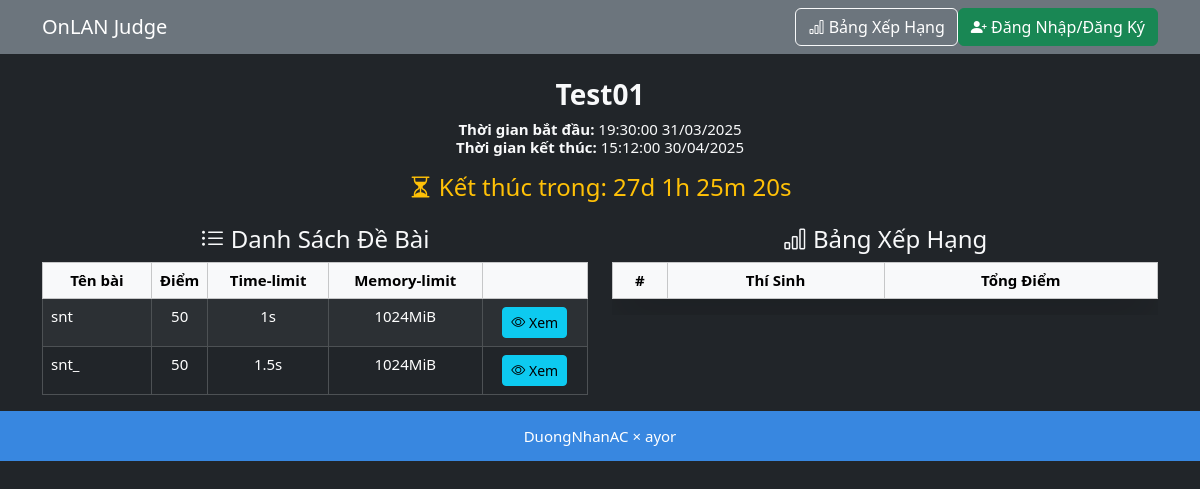
The page / on the database its author committed.
### tables this page shows
CREATE TABLE IF NOT EXISTS `contest_settings` (
  `id` int(11) NOT NULL AUTO_INCREMENT,
  `title` varchar(255) NOT NULL,
  `start_time` datetime NOT NULL,
  `end_time` datetime NOT NULL,
  `submission_path` varchar(255) NOT NULL,
  `allow_registration` tinyint(1) DEFAULT 1,
  PRIMARY KEY (`id`)
);

CREATE TABLE IF NOT EXISTS `problems` (
  `id` int(11) NOT NULL AUTO_INCREMENT,
  `name` varchar(255) NOT NULL,
  `total_score` int(11) NOT NULL,
  `time_limit` float NOT NULL,
  `memory_limit` int(11) NOT NULL,
  `description` longtext NOT NULL,
  `order_id` int(11) DEFAULT -1,
  `submissions_limit` int(11) DEFAULT -1,
  PRIMARY KEY (`id`),
  UNIQUE KEY `name` (`name`)
);

### index.php (the view, shortened to what this page needs)
<?php
require 'config.php';
$contest = $pdo->query("SELECT * FROM contest_settings WHERE id = 1")->fetch(PDO::FETCH_ASSOC);
$startTime = strtotime($contest['start_time']);
$endTime = strtotime($contest['end_time']);
$now = time();
$problems = $pdo->query("SELECT * FROM problems WHERE order_id >= 1 ORDER BY order_id ASC")->fetchAll(PDO::FETCH_ASSOC);
?>
<!DOCTYPE html>
<html lang="vi">
<head>
	<link rel="stylesheet" href="assets/css/bootstrap.min.css">
	<link rel="stylesheet" href="assets/css/bootstrap-icons.css">
	<link href="assets/css/prism.css" rel="stylesheet">
	<link rel="stylesheet" href="assets/css/styles.css">
	<link rel="stylesheet" href="assets/css/katex.min.css">
</head>
<body class="bg-dark text-light">
	    <nav class="navbar navbar-expand-lg navbar-dark bg-secondary">
		<div class="container">
			<a class="navbar-brand" href="index.php">OnLAN Judge</a>
			<div class="collapse navbar-collapse justify-content-end" id="navbarNav">
				<a href="ranking.php" class="btn btn-outline-light">
					<i class="bi bi-bar-chart"></i> Bảng Xếp Hạng
				</a>
				<?php if (isset($_SESSION['user_id'])): ?>
					<a href="submissions.php" class="btn btn-outline-light">
						<i class="bi bi-clock-history"></i> Lịch Sử Nộp Bài
					</a>
					<div class="dropdown">
						<button class="btn btn-outline-light dropdown-toggle" type="button" id="userDropdown" data-bs-toggle="dropdown">
							<i class="bi bi-person-circle"></i>
						</button>
						<ul class="dropdown-menu dropdown-menu-end">
							<li><span class="dropdown-item-text" style='color:white;'>Xin chào, <strong><?= htmlspecialchars($_SESSION['username']) ?></strong></span></li>
							<li><hr class="dropdown-divider"></li>
							<?php if ($_SESSION['role'] === 'admin'): ?>
								<li>
									<a href="problems.php" class="dropdown-item">
										<i class="bi bi-journal-text"></i> Danh Sách Đề Bài
									</a>
								</li>
								<li>
									<a href="admin_dashboard.php" class="dropdown-item">
										<i class="bi bi-speedometer2"></i> Bảng Điều Khiển
									</a>
								</li>
							<?php endif; ?>
							<li>
								<a href="edit_profile.php" class="dropdown-item">
									<i class="bi bi-pencil-square"></i> Chỉnh Sửa Thông Tin
								</a>
							</li>
							<li>
								<a href="change_password.php" class="dropdown-item">
									<i class="bi bi-key"></i> Đổi Mật Khẩu
								</a>
							</li>
							<li><hr class="dropdown-divider"></li>
							<li>
								<a href="?logout" class="dropdown-item text-danger">
									<i class="bi bi-box-arrow-right"></i> Đăng Xuất
								</a>
							</li>
						</ul>
					</div>
				<?php else: ?>
					<a href="auth.php" class="btn btn-success">
						<i class="bi bi-person-plus-fill"></i> Đăng Nhập/Đăng Ký
					</a>
				<?php endif; ?>
			</div>
		</div>
	</nav>
    <div class="container my-4 text-center">
        <h3><?= htmlspecialchars($contest['title']) ?></h3>
        <p>
            <strong>Thời gian bắt đầu:</strong> <?= date("H:i:s d/m/Y", $startTime) ?><br>
            <strong>Thời gian kết thúc:</strong> <?= date("H:i:s d/m/Y", $endTime) ?>
        </p>
		<h4 id="countdown" class="text-warning" data-start-time="<?= $startTime ?>" data-end-time="<?= $endTime ?>"></h4>
    </div>
    <div class="container">
        <div class="row">
            <?php if ($now >= $startTime && $now < $endTime): ?>
                <div class="col-md-6">
                    <h4 class="text-center"><i class="bi bi-list-ul"></i> Danh Sách Đề Bài</h4>
                    <table class="table table-bordered table-dark table-striped table-hover">
                        <thead class="table-light text-dark text-center">
                            <tr>
								<th style="width: 20%;">Tên bài</th>
								<th style="width: 5%;">Điểm</th>
								<th style="min-width: 20%;">Time-limit</th>
								<th style="min-width: 20%;">Memory-limit</th>
								<th style="width: auto;"></th>
                            </tr>
                        </thead>
                        <tbody>
                            <?php foreach ($problems as $problem): ?>
                            <tr>
                                <td><?= htmlspecialchars($problem['name']) ?></td>
                                <td class="text-center"><?= htmlspecialchars($problem['total_score']) ?></td>
                                <td class="text-center"><?= htmlspecialchars($problem['time_limit']) ?>s</td>
                                <td class="text-center"><?= htmlspecialchars($problem['memory_limit']) ?>MiB</td>
                                <td class="text-center">
                                    <button class="btn btn-info btn-sm" onclick="viewProblem('<?= htmlspecialchars($problem['name']) ?>')"><i class="bi bi-eye"></i> Xem</button>
                                </td>
                            </tr>
                            <?php endforeach; ?>
                        </tbody>
                    </table>
                </div>
            <?php else: ?>
                <h4 class="text-center text-danger"><i class="bi bi-hourglass-split"></i> Kỳ thi chưa bắt đầu hoặc đã kết thúc!</h4>
            <?php endif; ?>
            <div class="col-md-6">
                <h4 class="text-center"><i class="bi bi-bar-chart"></i> Bảng Xếp Hạng</h4>
				<div class="table-responsive">
					<table class="table table-dark table-bordered table-hover rounded-3 shadow-lg" id="rankingTable">
                    <thead class="table-light text-dark text-center">
                        <tr>
							<th style="width: 10%;">#</th>
                            <th>Thí Sinh</th>
							<th style="min-width: 30%;">Tổng Điểm</th>
                        </tr>
                    </thead>
                </table>
				</div>
            </div>
        </div>
    </div>
</body>
<footer>
    <div class="text-center mt-3">
        <p>DuongNhanAC × ayor</p>
    </div>
</footer>
</html>

### assets/css/styles.css (style rules this page uses)
.container a { color: #fff !important; }
:root { --bs-link-color-rgb: #7de77d; }
#problemDescription h1, h2, h3 { margin-top: 10px; font-weight: bold; }
body { position: relative; min-height: 100%; margin: 0 auto; font-size: 15px; line-height: 1.231; height: 120% }
footer { position: absolute; display: block; bottom: auto; width: 100%; background-color: rgb(56, 135, 224); color: white; text-align: center; }

### rows shown on the page
contest_settings: title "Test01", start_time "19:30:00 31/03/2025", end_time "15:12:00 30/04/2025"
problems: name "snt", total_score "50", time_limit "1", memory_limit "1024"
problems: name "snt_", total_score "50", time_limit "1.5", memory_limit "1024"
